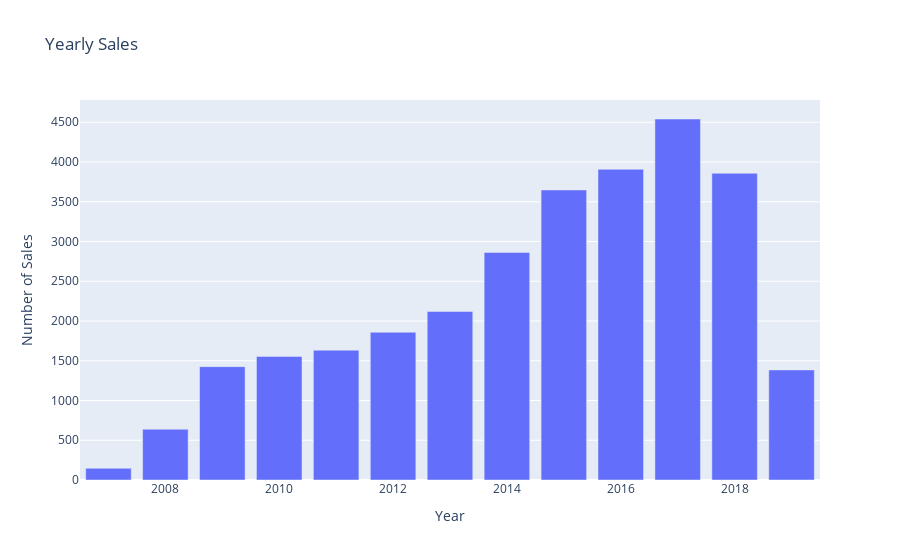

Here is the notebook cell this chart was saved with:
### Markdown cell above
### Yearly Sales
Seeing how the market has changed over the years is of great importance. Lower sale counts could be associated with an increase in average house prices without a similar increase in average wages. Of course, other factors would have to be considered as well such as the age of the population, employment rates, immigration rates, and emmigration rates.

### Code cell
df3 = pd.read_csv("Table 3.csv")

fig = px.bar(df3, x='year', y='num_of_sales',   #choose data
        hover_data=['year', 'num_of_sales'],   #choose hovering values
        title='Yearly Sales',   #set title
        labels={        #set labels
                'year': 'Year',
                'num_of_sales': 'Number of Sales'
        })
fig.show()

### Figure 1 — Plotly figure (JSON) as saved in the notebook; plotly's stock layout.template omitted (floating-point values rounded to 4 significant figures)
{"data": [{"alignmentgroup": "True", "hovertemplate": "Year=%{x}<br>Number of Sales=%{y}<extra></extra>", "legendgroup": "", "marker": {"color": "#636efa", "pattern": {"shape": ""}}, "name": "", "offsetgroup": "", "orientation": "v", "showlegend": false, "textposition": "auto", "type": "bar", "x": [2007, 2008, 2009, 2010, 2011, 2012, 2013, 2014, 2015, 2016, 2017, 2018, 2019], "xaxis": "x", "y": [147, 639, 1426, 1555, 1633, 1858, 2119, 2863, 3648, 3908, 4541, 3858, 1385], "yaxis": "y"}], "layout": {"barmode": "relative", "legend": {"tracegroupgap": 0}, "title": {"text": "Yearly Sales"}, "xaxis": {"anchor": "y", "domain": [0, 1], "title": {"text": "Year"}}, "yaxis": {"anchor": "x", "domain": [0, 1], "title": {"text": "Number of Sales"}}}}
